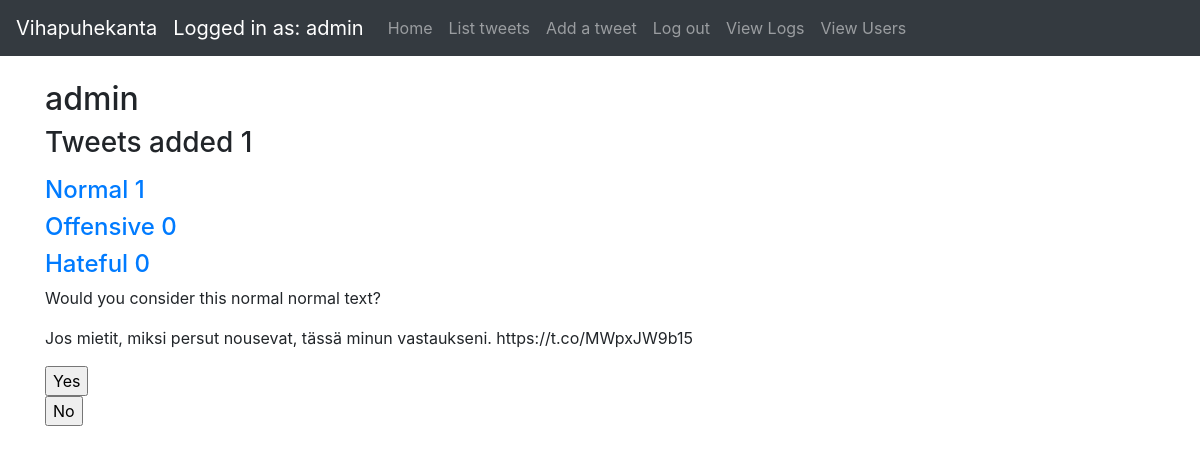
Page / (signed in) on the committed database.
### application/auth/models.py (models this page shows, shortened)
class User(db.Model):
    __tablename__ = "account"
    id = db.Column(db.Integer, primary_key=True)
    date_created = db.Column(db.DateTime, default=db.func.current_timestamp())
    date_modified = db.Column(db.DateTime, default=db.func.current_timestamp(),
                              onupdate=db.func.current_timestamp())
    name = db.Column(db.String(144), nullable=False)
    username = db.Column(db.String(144), nullable=False)
    password = db.Column(db.String(144), nullable=False)
    urole = db.Column(db.String(80))
    tweets = db.relationship("Tweet", backref='account', lazy=True)

### application/tweets/models.py (models this page shows, shortened)
class Tweet(db.Model):
    id = db.Column(db.Integer, primary_key=True)
    date_created = db.Column(db.DateTime, default=db.func.current_timestamp())
    date_modified = db.Column(db.DateTime, default=db.func.current_timestamp(),
                              onupdate=db.func.current_timestamp())
    tweetid = db.Column(db.String(100))
    tweettype = db.Column(db.String(100))
    tweettext = db.Column(db.String(300))
    addedby = db.Column(db.String(100))
    tweetdescription = db.Column(db.String(100))
    account_id = db.Column(db.Integer, db.ForeignKey('account.id'),
                           nullable=False)

### application/views.py (the view)
@app.route("/")
def index():
    if not current_user.is_authenticated:
        return render_template("index.html")
    most_votes = Vote.find_users_most_voted_tweet(current_user.id)
    least_votes = Vote.find_users_least_voted_tweet(current_user.id)
    try:
        most_positively_voted = most_votes[0]
        most_negatively_voted = least_votes[0]
    except Exception as e:
        most_positively_voted = None
        most_negatively_voted = None
        print(e)
    tweet_query = tweet_query_user()
    amounts = [0, 0, 0, 0]
    for row in tweet_query:
        print(row.tweettype)
        if row.tweettype == 'normal':
            amounts[0] = amounts[0] + 1
            amounts[1] = amounts[1] + 1
        elif row.tweettype == 'offensive':
            amounts[0] = amounts[0] = amounts[0] + 1
            amounts[2] = amounts[2] + 1
        else:
            amounts[0] = amounts[0] = amounts[0] + 1
            amounts[3] = amounts[3] + 1
    try:
        random_tweet = randRow()
    except Exception as e:
        random_tweet = None
        print(e)
    return render_template("index.html", all=amounts, tweet=random_tweet, most_positively_voted=most_positively_voted,
                           most_negatively_voted=most_negatively_voted)

### application/__init__.py (called while the page is built)
@login_manager.user_loader
def load_user(user_id):
    return User.query.get(user_id)

### application/tweets/views.py (called while the page is built)
def tweet_query_user():
    return db.session().query(Tweet).filter(Tweet.account_id == current_user.id)

### application/views.py (called while the page is built)
def randRow():
    row_id = Tweet.query.order_by(func.random()).first().id
    row = Tweet.query.get(row_id)
    return row

### application/votes/models.py (called while the page is built)
    @staticmethod
    def find_users_least_voted_tweet(user_id):
        stmt = text("SELECT votes.tweet_id, votes.oppose, account.username, tweet.tweettext FROM votes"
                    " JOIN Tweet ON votes.tweet_id = tweet.id"
                    " JOIN account ON tweet.account_id = :user_id"
                    " WHERE tweet.account_id = :user_id"
                    " ORDER BY votes.oppose DESC"
                    ).params(user_id=user_id)
        res = db.engine.execute(stmt)
        response = []
        if res is None:
            return None
        for row in res:
            response.append({"oppose": row[1], "tweettext": row[3]})
            pass
        return response

    @staticmethod
    def find_users_most_voted_tweet(user_id):
        stmt = text("SELECT votes.tweet_id, votes.affirm, account.username, tweet.tweettext FROM votes"
                    " JOIN Tweet ON votes.tweet_id = tweet.id"
                    " JOIN account ON tweet.account_id = :user_id"
                    " WHERE tweet.account_id = :user_id"
                    " ORDER BY votes.affirm DESC"
                    ).params(user_id=user_id)
        res = db.engine.execute(stmt)
        response = []
        if res is None:
            return None
        for row in res:
            response.append({"affirm": row[1], "tweettext": row[3]})
            pass
        return response

### application/templates/index.html (shortened to what this page needs)
{% extends "layout.html" %}
{% block body %}
    {% if current_user.is_authenticated %}
        <h2>
            {{ current_user.name }}
        </h2>
        <h3>
            <p>Tweets added {{ all[0] }}</p>
        </h3>
        <h4>
            <a href="#">Normal {{ all[1] }}</a>
        </h4>
        <h4>
            <a href="#">Offensive {{ all[2] }}</a>
        </h4>
        <h4>
            <a href="#">Hateful {{ all[3] }}</a>
        </h4>
        {% if tweet is not none %}
            <div id="random_tweet">
                <p>Would you consider this normal {{ tweet.tweettype }} text?</p>
                <p>{{ tweet.tweettext }}</p>
                <form method="POST" action="{{ url_for('random_tweet_vote', id = tweet.id) }}">
                    <input type="submit" name="vote_button" value="Yes"/>
                </form>
                <form method="POST" action="{{ url_for('random_tweet_vote', id = tweet.id) }}">
                    <input type="submit" name="vote_button" value="No"/>
                </form>
            </div>
        {% endif %}
    {% endif %}
{% endblock %}

### application/templates/layout.html (shortened to what this page needs)
<!DOCTYPE html>
<html>
<head>
    <link rel="stylesheet" href="https://maxcdn.bootstrapcdn.com/bootstrap/4.0.0/css/bootstrap.min.css"
>
</head>
<body>
<nav class="navbar navbar-expand-md navbar-dark bg-dark mb-4">
    <a class="navbar-brand" href="#">Vihapuhekanta</a>
    {% if current_user.is_authenticated %}
        <ul class="navbar-nav mr-auto">
            <li>
                <a class="navbar-brand" href="#">Logged in as: {{ current_user.name }}</a>
            </li>
            <li class="nav-item">
                <a class="nav-link" href="/">Home</a>
            </li>
            <li class="nav-item">
                <a class="nav-link" href="{{ url_for('tweets_index') }}">List tweets</a>
            </li>
            <li class="nav-item">
                <a class="nav-link" href="{{ url_for('tweets_form') }}">Add a tweet</a>
            </li>
            <li class="nav-item">
                <a class="nav-link" href="{{ url_for('auth_logout') }}">Log out</a>
            </li>
            {% if current_user.urole == "ADMIN" %}
                <li class="nav-item">
                    <a class="nav-link" href="{{ url_for('view_logs') }}">View Logs</a>
                </li>
                <li class="nav-item">
                    <a class="nav-link" href="{{ url_for('auth_users') }}">View Users</a>
                </li>
            {% endif %}
        </ul>
    {% endif %}
</nav>
<main role="main" class="container">
    {% block body %}{% endblock %}
</main>
</body>
</html>

### rows in the picture
User: name "admin"
Tweet: tweettype "normal", tweettext "Jos mietit, miksi persut nousevat, tässä minun vastaukseni. https://t.co/MWpxJW9b15"

### other values in the picture
{{ all[0] }} "1"
{{ all[1] }} "1"
{{ all[2] }} "0"
{{ all[3] }} "0"
